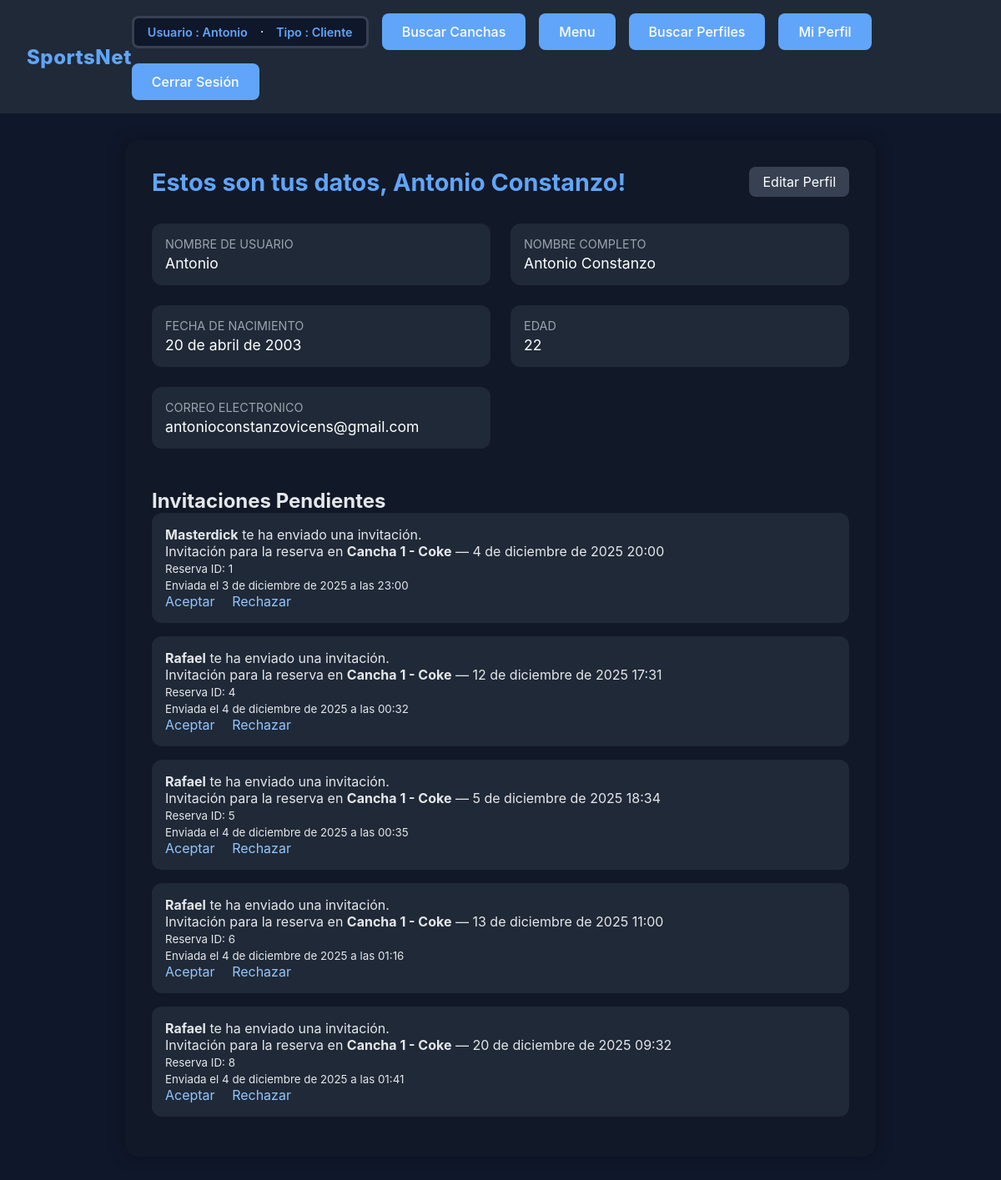
/perfil/ (signed in), run on an earlier commit of the app's database.
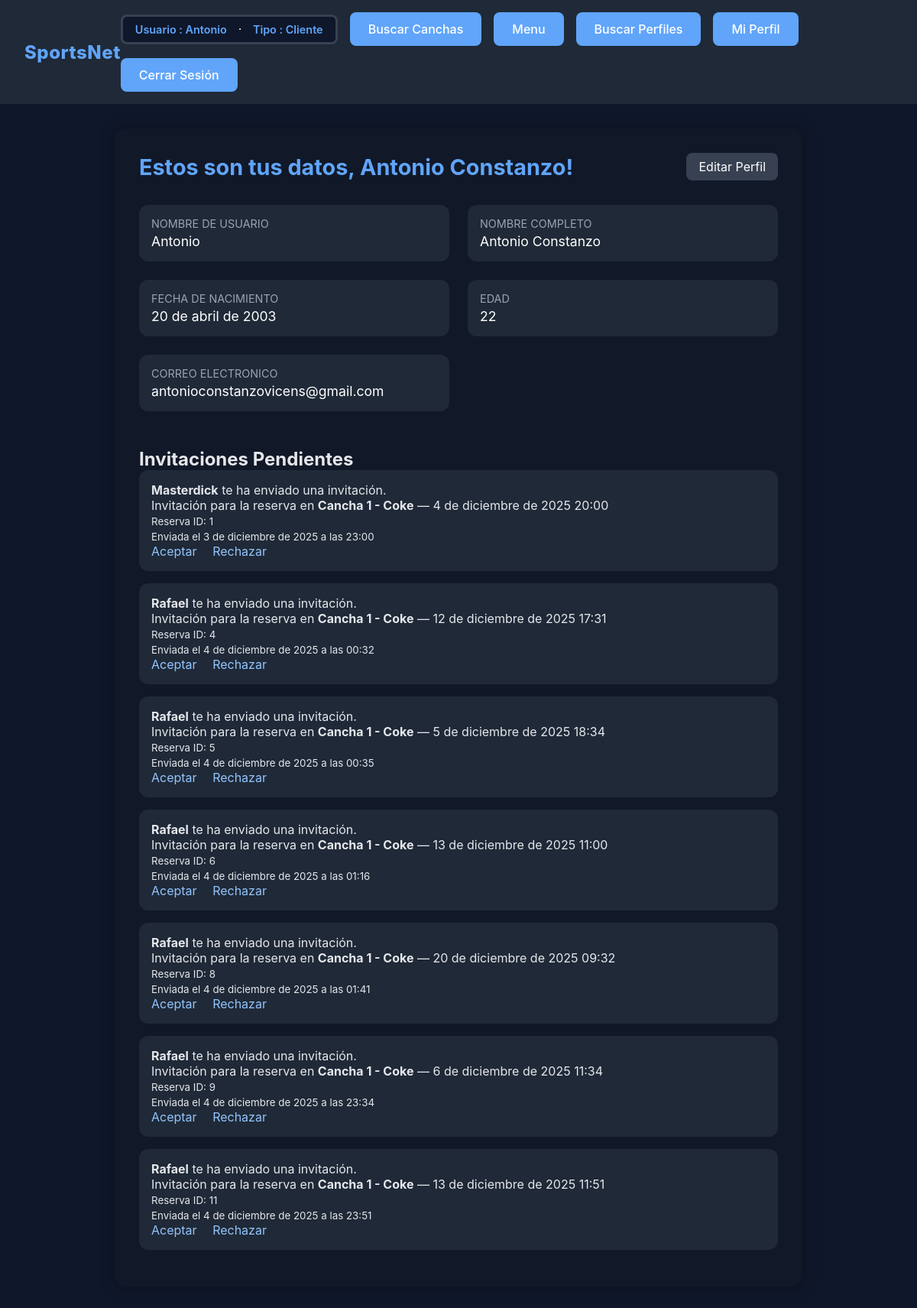
And on a later commit of the database.
### cuentas/models.py (models this page shows, shortened)
class Usuario (AbstractUser):
    email = models.EmailField(unique=True, blank=False, null=False)
    first_name = models.CharField(max_length=150, blank=False)
    last_name = models.CharField(max_length=150, blank=False)
    telefono = models.CharField(max_length=20, blank=False, null=False)
    fecha_nacimiento = models.DateField(blank=False, null=False)
    def edad(self):
        if self.fecha_nacimiento:
            hoy = date.today()
            edad = hoy.year - self.fecha_nacimiento.year
            if (hoy.month, hoy.day) < (self.fecha_nacimiento.month, self.fecha_nacimiento.day):
                edad -= 1
            return edad
        return 0

class Invitation(models.Model):
    STATUS_CHOICES = [
        ('pending', 'Pendiente'),
        ('accepted', 'Aceptada'),
        ('rejected', 'Rechazada'),
    ]
    sender = models.ForeignKey(settings.AUTH_USER_MODEL, on_delete=models.CASCADE, related_name='sent_invitations')
    receiver = models.ForeignKey(settings.AUTH_USER_MODEL, on_delete=models.CASCADE, related_name='received_invitations')
    reserva = models.ForeignKey("reservas.Reserva", on_delete=models.CASCADE, null=True, blank=True, related_name='invitaciones')
    message = models.TextField(blank=True)
    created_at = models.DateTimeField(auto_now_add=True)
    accepted = models.BooleanField(default=False)  # Mantener por compatibilidad
    status = models.CharField(max_length=10, choices=STATUS_CHOICES, default='pending')  # NUEVO CAMPO

### reservas/models.py (models this page shows, shortened)
class Reserva (models.Model):
    ESTADOS = [("PENDIENTE","Pendiente"),
               ("CONFIRMADA","Confirmada"),
               ("CANCELADA","Cancelada"),
               ("TERMINADA","Terminada"),
               ("EN_CURSO","En Curso"),
               ]
    cancha = models.ForeignKey(Cancha, on_delete=models.SET_NULL, related_name="reservas",null=True,default="---")
    usuario = models.ForeignKey(Usuario, on_delete=models.CASCADE, related_name="reservas")
    fecha = models.DateField(default=timezone.now,blank=False, null=False)
    hora_inicio = models.TimeField(blank=False, null=False)
    duracion_bloques = models.PositiveIntegerField(default=1,blank=False, null=False )
    estado = models.CharField(max_length=20, choices=ESTADOS, default="PENDIENTE")
    precio_total = models.DecimalField(max_digits=10, decimal_places=0, null=True, blank = True)
    comentario = models.CharField(max_length=100, blank=True, null =True)
    fecha_creacion = models.DateTimeField(auto_now_add=True)

### establecimientos/models.py (models this page shows, shortened)
class Cancha (models.Model):
    TIPOS_SUPERFICIES = [
        ("Pasto_Natural", "Pasto Natural"),
        ("Pasto_Sintético","Pasto Sintético"),
        ("Cemento","Cemento"),
        ("Arcilla","Arcilla"),
        ("Madera","Madera"),
        ("Caucho","Caucho"),
        ("Vinilo","Vinilo"),
        ]
    TIPOS_ILUMINACION = {
        ("LED","LED"),
        ("Natural", "Natural"),
        ("Mixta","Mixta"),
        ("Halogena","Halogena"),
        ("Fluorecente","Fluorecente"),
    }
    DEPORTES = [
        ("Futbol", "Futbol"),
        ("Basquetball","Basquetball"),
        ("Voleyball","Voleyball"),
        ("Tenis","Tenis"),
        ("Rugby","Rugby"),
        ("Handball","Handball"),
        ("Bowling","Bowling"),
        ("Squash","Squash"),
        ("Padel","Padel"),
        ("Otro","Otro"),
        ("---","---"),
    ]
    establecimiento = models.ForeignKey(Establecimiento, on_delete=models.CASCADE, related_name="canchas")
    deporte = models.CharField(max_length=20, choices=DEPORTES, default="---",blank=False, null=False)
    nombre = models.CharField(max_length=25,blank=False, null=False)
    superficie = models.CharField(max_length=25, choices=TIPOS_SUPERFICIES,blank=False, null=False)
    iluminacion = models.CharField(max_length=20, choices=TIPOS_ILUMINACION,blank=False, null=False)
    interior = models.BooleanField(default=False)
    valor_por_bloque = models.DecimalField(max_digits=10, decimal_places=0,blank=False, null=False)

### cuentas/views.py (the view)
# urls.py: path("perfil/", views.perfil_usuario, name="perfil_usuario"), # Vista para ver y editar el perfil de usuario
@login_required
def perfil_usuario(request):
    usuario = request.user
    invitaciones = Invitation.objects.filter(
        receiver=usuario,
        status='pending'  # ← CAMBIO AQUÍ
    )
    return render(request, "perfil_usuario.html", {
        "usuario": usuario,
        "invitaciones": invitaciones,
    })

### cuentas/context_processors.py (called while the page is built)
def invitaciones_pendientes(request):
    if request.user.is_authenticated:
        invitacion_pendiente = request.user.received_invitations.filter(
            accepted=False
        ).order_by('-created_at').first()
        return {
            'invitacion_pendiente': invitacion_pendiente
        }
    return {
        'invitacion_pendiente': None
    }

### cuentas/templates/perfil_usuario.html (shortened to what this page needs)
{% extends 'base.html' %}
{% load static %}
{% block extra_css %}
<link rel="stylesheet" href="{% static 'bienvenida.css' %}">
{% endblock %}
{% block content %}
<div class="profile-container">
    <div class="profile-card">
        <div class="profile-header">
            <h1 class="profile-title">Estos son tus datos, {{ user.first_name }}  {{ user.last_name }}!</h1>
            <a href="{% url 'cuentas:editar_perfil' %}" class="edit-button">Editar Perfil</a>
        </div>
        <div class="info-grid">
            <div class="info-box">
                <p class="info-title">Nombre de Usuario</p>
                <p class="info-value">{{ user.username }}</p>
            </div>
            <div class="info-box">
                <p class="info-title">Nombre Completo</p>
                <p class="info-value">{{ user.first_name }} {{ user.last_name }}</p>
            </div>
            <div class="info-box">
                <p class="info-title">Fecha de Nacimiento</p>
                <p class="info-value">
                    {% if user.fecha_nacimiento %}
                        {{ user.fecha_nacimiento }}
                    {% else %}
                        No registrada
                    {% endif %}
                </p>
            </div>
            <div class="info-box">
                <p class="info-title">Edad</p>
                <p class="info-value">{{ user.edad }}</p>
            </div>
            <div class="info-box">
                <p class="info-title">Correo Electronico</p>
                <p class="info-value">{{ user.email }}</p>
            </div>
        </div>
        <div class="invitations-section">
            <h2>Invitaciones Pendientes</h2>
            {% for inv in invitaciones %}
                <div class="inv-card">
                    <p><strong>{{ inv.sender.username }}</strong> te ha enviado una invitación.</p>
                    {% if inv.reserva %}
                        <p>Invitación para la reserva en <strong>{{ inv.reserva.cancha.nombre }}</strong> — {{ inv.reserva.fecha }} {{ inv.reserva.hora_inicio }}</p>
                        <p><small>Reserva ID: {{ inv.reserva.id }}</small></p>
                    {% endif %}
                    <p><small>Enviada el {{ inv.created_at }}</small></p>
                    <div class="inv-actions">
                        <a href="{% url 'cuentas:aceptar_invitacion' inv.id %}">Aceptar</a>
                        <a href="{% url 'cuentas:rechazar_invitacion' inv.id %}">Rechazar</a>
                    </div>
                </div>
            {% endfor %}
        </div>
    </div>
</div>
{% endblock %}

### cuentas/templates/base.html (shortened to what this page needs)
{% load static %}
<!DOCTYPE html>
<html lang="es">
<head>
    {% load static %}
<link rel="stylesheet" href="{% static 'css/base.css' %}">
    {% block extra_css %}
    {% endblock %}
</head>
<body>
    <header class="header">
        <div class="sn-container">
            <a href="{% url 'cuentas:home' %}">
                <span class="sn-text">SportsNet</span>
            </a>
        </div>
        <nav class="nav">
        {% if user.is_authenticated %}
                <div class="user-badge">
                    <span class="user-name">Usuario : {{ user.get_username }} </span>
                    <hr>
                    {% if user.perfil_dueno %}
                    <span class="user-name">Tipo : Dueno </span>
                    {% elif user.perfil_cliente %}
                    <span class="user-name">Tipo : Cliente</span>
                    {% endif %}
                </div>
        {% endif %}
            <a href="{% url 'establecimientos:buscar_canchas' %}" class="nav-button">Buscar Canchas</a>
            {% if user.is_authenticated %}
                {% if user.perfil_dueno %}
                    <a href="{% url 'cuentas:SportsNet_dueno' %}" class="nav-button">Menu</a>
                    <a href="{% url 'cuentas:buscar_perfiles' %}" class="nav-button">Buscar Perfiles</a>
                {% elif user.perfil_cliente %}
                    <a href="{% url 'cuentas:SportsNet_cliente' %}" class="nav-button">Menu</a>
                    <a href="{% url 'cuentas:buscar_perfiles' %}" class="nav-button">Buscar Perfiles</a>
                {% endif %}
                <a href="{% url 'cuentas:perfil_usuario' %}" class="nav-button">Mi Perfil</a>
                <a href="{% url 'cuentas:cerrar_sesion' %}" class="nav-button">Cerrar Sesión</a>
            {% else %}
                <a href="{% url 'cuentas:login_cuenta' %}" class="nav-button">Iniciar Sesión</a>
                <a href="{% url 'cuentas:registro' %}" class="nav-button">Registrarse</a>
            {% endif %}
        </nav>
    </header>
    {% block content %}
    {% endblock %}
</body>
</html>

### cuentas/static/css/base.css (style rules this page uses)
* { margin: 0; padding: 0; box-sizing: border-box; }
body { font-family: -apple-system, BlinkMacSystemFont, 'Segoe UI', Roboto, 'Helvetica Neue', Arial, sans-serif; background-color: #000000; color: #ffffff; min-height: 100vh; }
.header { display: flex; justify-content: space-between; align-items: center; margin-bottom: 2rem; padding: 1rem 2rem; background-color: #1f2937; }
.sn-container { display: flex; align-items: center; }
.sn-container a { text-decoration: none; transition: all 0.3s ease; }
.sn-text { font-size: 1.5rem; font-weight: 800; color: #60a5fa; letter-spacing: 0.5px; }
.nav { display: flex; gap: 1rem; align-items: center; flex-wrap: wrap; }
.nav-button { padding: 0.625rem 1.5rem; background-color: #3b82f6; color: #ffffff; border: 3px solid #2563eb; border-radius: 0.5rem; font-size: 0.875rem; font-weight: 500; cursor: pointer; transition: background-color 0.3s ease; text-decoration: none; display: inline-block; }
.user-badge { display: inline-flex; align-items: center; gap: 1rem; padding: 0.5rem 1rem; background: #0f172a; border: 3px solid #374151; border-radius: 0.5rem; color: #d1d5db; font-size: 0.9rem; }
.user-name { font-weight: 600; color: #60a5fa; }

### cuentas/static/css/bienvenida.css (style rules this page uses)
* { margin: 0; padding: 0; box-sizing: border-box; }
html, body { background: #0f172a; color: #fff; font-family: -apple-system, BlinkMacSystemFont, 'Segoe UI', Roboto, 'Helvetica Neue', Arial, sans-serif; }
.nav-button { background: #60a5fa; color: #fff; border: none; padding: 0.75rem 1.5rem; border-radius: 0.5rem; font-size: 1rem; cursor: pointer; text-decoration: none; display: inline-block; transition: all 0.2s; font-weight: 500; }
.edit-button { background: #374151 !important; }

### cuentas/templates/perfil_usuario.html (style rules this page uses)
.profile-container { max-width: 900px; margin: 2rem auto; }
.profile-card { background: #111827; padding: 2rem; border-radius: 1rem; box-shadow: 0 0 20px rgba(0,0,0,0.3); color: #e5e7eb; }
.profile-header { display: flex; justify-content: space-between; align-items: center; margin-bottom: 2rem; }
.profile-title { font-size: 1.8rem; font-weight: 700; color: #60a5fa; }
.edit-button { background: #2563eb; padding: 0.5rem 1rem; border-radius: 0.5rem; text-decoration: none; color: white; transition: 0.2s; }
.info-grid { display: grid; grid-template-columns: 1fr 1fr; gap: 1.5rem; margin-bottom: 2rem; }
.info-box { background: #1f2937; padding: 1rem; border-radius: 0.75rem; }
.info-title { font-size: 0.9rem; color: #9ca3af; margin-bottom: 0.25rem; text-transform: uppercase; }
.info-value { font-size: 1.1rem; color: white; }
.invitations-section { margin-top: 3rem; }
.inv-card { background: #1f2937; padding: 1rem; border-radius: 0.75rem; margin-bottom: 1rem; }
.inv-actions a { margin-right: 1rem; text-decoration: none; color: #93c5fd; }

What changed in the data, as far as the page shows it:
added Invitation: sender.username "Rafael", reserva.cancha.nombre "Cancha 1 - Coke", reserva.fecha "6 de diciembre de 2025", reserva.hora_inicio "11:34", reserva.id "9", created_at "4 de diciembre de 2025 a las 23:34"
added Invitation: sender.username "Rafael", reserva.cancha.nombre "Cancha 1 - Coke", reserva.fecha "13 de diciembre de 2025", reserva.hora_inicio "11:51", reserva.id "11", created_at "4 de diciembre de 2025 a las 23:51"
